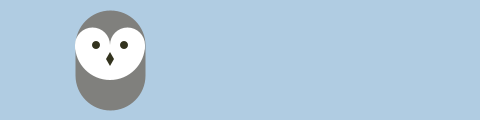
Frame 1 (no input)
Frame 60 (the mouse pressed at the canvas centre just before this capture): identical to frame 1, image omitted
Frame 120 (the mouse held since frame 60 and released just before this capture): identical to frame 1, image omitted

The Processing sketch that drew this single still picture (run headless with seeded random() and noise(); from frame 60 on, the mouse is pressed at the canvas centre):

// Processing sketch: sketch_200323a
// ── sketch_200323a.pde
void setup()
{
  size(480, 120);
}

void draw()
{
  background(176, 204, 226);
  
  translate(110, 110);
  stroke(128, 128, 125);
  strokeWeight(70);
  
  line(0, -35, 0, -65);
  noStroke();
  fill(255);
  ellipse(-17.5, -65, 35, 35);
  ellipse(17.5, -65, 35, 35);
  arc(0, -65, 70, 70, 0, PI);
  fill(51, 51, 30);
  ellipse(-14, -65, 8, 8);
  ellipse(14, -65, 8, 8);
  quad(0, -58, 4, -51, 0, -44, -4, -51);
}
